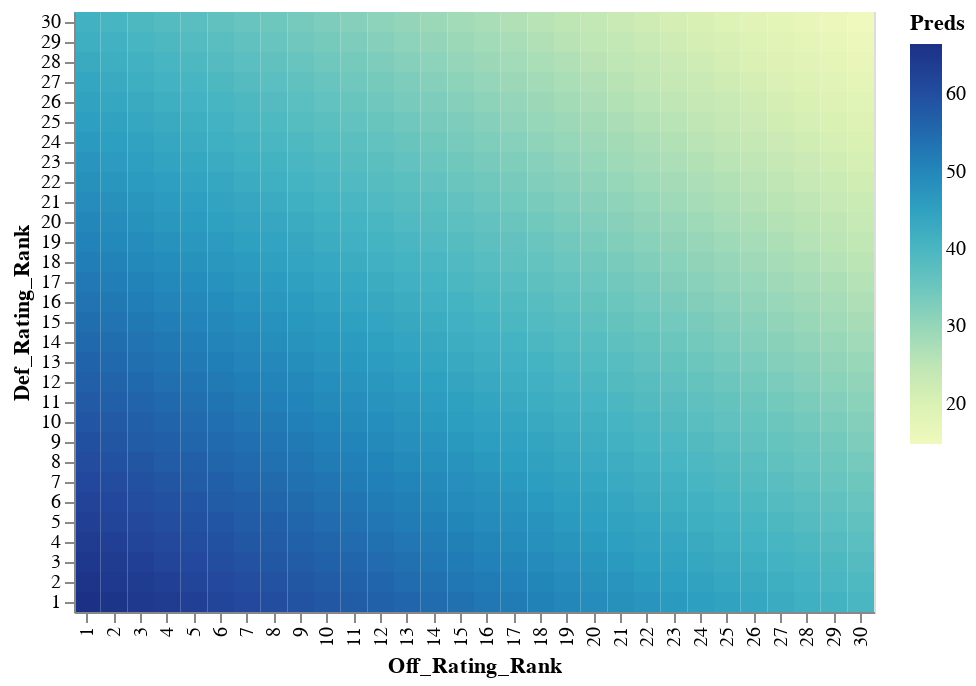

Notebook code cell kept with this figure:
### Code cell
graph

### Figure 1 — Vega-Lite specification as saved in the notebook (floating-point values rounded to 4 significant figures; data arrays with more than 128 entries replaced by an {"elided": "..."} marker saying what was removed)
{"$schema": "https://vega.github.io/schema/vega-lite/v2.6.0.json", "config": {"view": {"height": 300, "width": 400}}, "data": {"name": "data-7b4bed9da4aa737f4c740b3d7f5f295d"}, "datasets": {"data-7b4bed9da4aa737f4c740b3d7f5f295d": {"elided": "900 records"}}, "encoding": {"color": {"field": "Preds", "type": "quantitative"}, "x": {"field": "Off_Rating_Rank", "type": "ordinal"}, "y": {"field": "Def_Rating_Rank", "scale": {"domain": [30, 29, 28, 27, 26, 25, 24, 23, 22, 21, 20, 19, 18, 17, 16, 15, 14, 13, 12, 11, 10, 9, 8, 7, 6, 5, 4, 3, 2, 1]}, "type": "ordinal"}}, "mark": "rect"}
